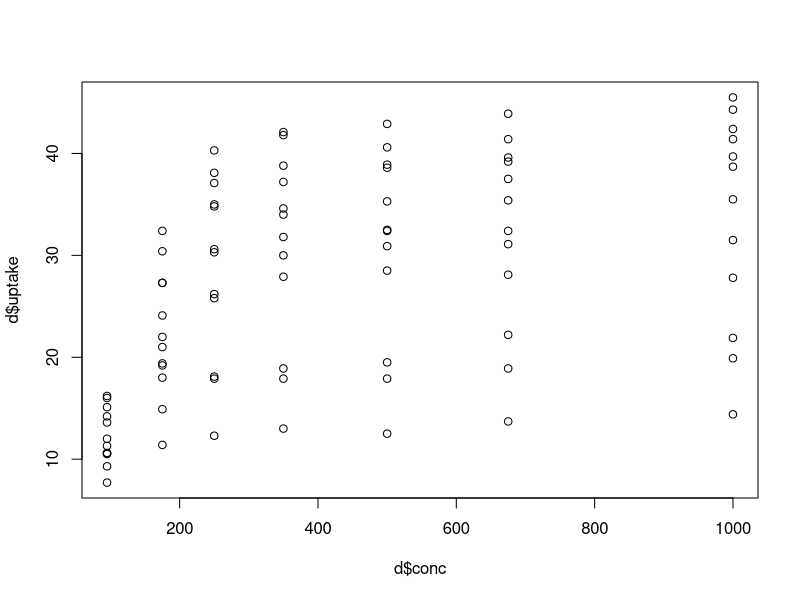
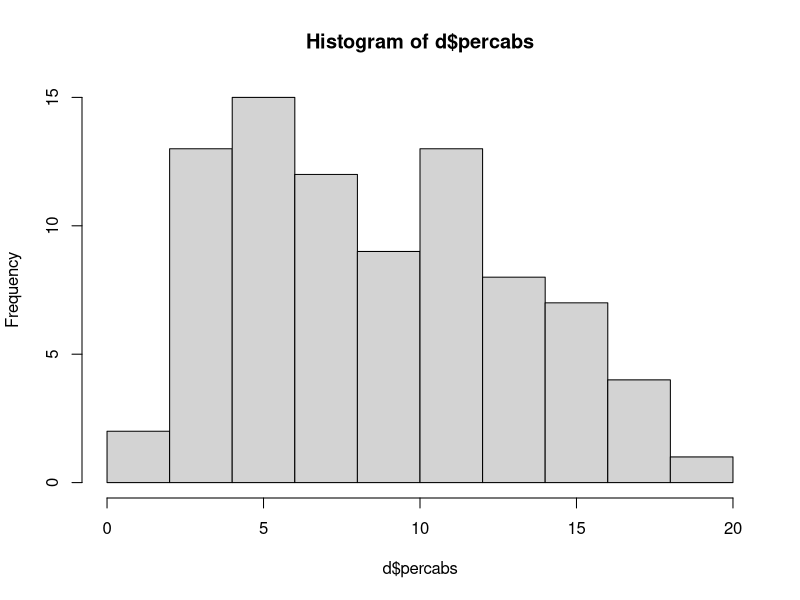

Generate these figures, in order, with R:
## ---- chunk 1
knitr::opts_chunk$set(echo = TRUE)
## ---- chunk 2
mat_primes = rbind(c(2,3,5),c(7,11,13),c(17,19,23),c(29,31,37))
## ---- chunk 3
#standardize a vector
standardizer <- function(vect)
{
  standard_vect = (vect - mean(vect))/sd(vect)
  return(standard_vect)
}

#standardize each column vecotr with for loop
standard_primes = mat_primes
for (i in 1:dim(mat_primes)[2]){
  standard_primes[ ,i] = standardizer(mat_primes[ ,i])
}

#standardize each column vector with apply function
standard_primes_v2 = apply(mat_primes,MARGIN=2,function(x) (x - mean(x))/sd(x))
## ---- chunk 4
mat_primes
standard_primes
standard_primes_v2
## ---- chunk 5
d=CO2
summary(d)

plot(d$conc,d$uptake)
## ---- chunk 6
percabs=(d$uptake/d$conc)*100
d=cbind(d,percabs)
## ---- chunk 7
que = d[grep("Quebec",d$Type), ]
missi = d[grep("Mississippi",d$Type), ]

mean_que = mean(que$percabs)
std_que = sd(que$percabs)

mean_missi = mean(missi$percabs)
std_missi = sd(missi$percabs)
## ---- chunk 8
mean_que
std_que
## ---- chunk 9
mean_missi
std_missi
## ---- chunk 10
hist(d$percabs)
